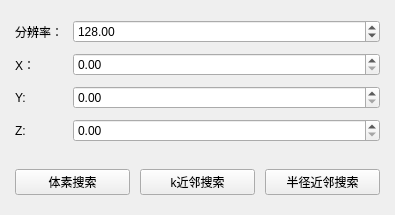
<?xml version="1.0" encoding="UTF-8"?>
<ui version="4.0">
 <class>QOctreeLabel</class>
 <widget class="QWidget" name="QOctreeLabel">
  <property name="geometry">
   <rect>
    <x>0</x>
    <y>0</y>
    <width>395</width>
    <height>215</height>
   </rect>
  </property>
  <property name="windowTitle">
   <string>八叉树</string>
  </property>
  <layout class="QVBoxLayout" name="verticalLayout">
   <property name="spacing">
    <number>10</number>
   </property>
   <property name="leftMargin">
    <number>15</number>
   </property>
   <property name="topMargin">
    <number>20</number>
   </property>
   <property name="rightMargin">
    <number>15</number>
   </property>
   <property name="bottomMargin">
    <number>20</number>
   </property>
   <item>
    <layout class="QFormLayout" name="formLayout">
     <item row="0" column="0">
      <widget class="QLabel" name="label">
       <property name="sizePolicy">
        <sizepolicy hsizetype="Preferred" vsizetype="Preferred">
         <horstretch>0</horstretch>
         <verstretch>0</verstretch>
        </sizepolicy>
       </property>
       <property name="text">
        <string>分辨率：</string>
       </property>
      </widget>
     </item>
     <item row="0" column="1">
      <widget class="QDoubleSpinBox" name="doubleSpinBox">
       <property name="maximum">
        <double>999999.989999999990687</double>
       </property>
       <property name="singleStep">
        <double>1.000000000000000</double>
       </property>
       <property name="value">
        <double>128.000000000000000</double>
       </property>
      </widget>
     </item>
     <item row="1" column="0">
      <widget class="QLabel" name="label_2">
       <property name="sizePolicy">
        <sizepolicy hsizetype="Preferred" vsizetype="Preferred">
         <horstretch>0</horstretch>
         <verstretch>0</verstretch>
        </sizepolicy>
       </property>
       <property name="text">
        <string>X：</string>
       </property>
      </widget>
     </item>
     <item row="1" column="1">
      <widget class="QDoubleSpinBox" name="doubleSpinBox_2">
       <property name="maximum">
        <double>99999.990000000005239</double>
       </property>
      </widget>
     </item>
     <item row="2" column="0">
      <widget class="QLabel" name="label_3">
       <property name="sizePolicy">
        <sizepolicy hsizetype="Preferred" vsizetype="Preferred">
         <horstretch>0</horstretch>
         <verstretch>0</verstretch>
        </sizepolicy>
       </property>
       <property name="text">
        <string>Y:</string>
       </property>
      </widget>
     </item>
     <item row="2" column="1">
      <widget class="QDoubleSpinBox" name="doubleSpinBox_3">
       <property name="maximum">
        <double>9999.989999999999782</double>
       </property>
      </widget>
     </item>
     <item row="3" column="0">
      <widget class="QLabel" name="label_4">
       <property name="sizePolicy">
        <sizepolicy hsizetype="Preferred" vsizetype="Preferred">
         <horstretch>0</horstretch>
         <verstretch>0</verstretch>
        </sizepolicy>
       </property>
       <property name="text">
        <string>Z:</string>
       </property>
      </widget>
     </item>
     <item row="3" column="1">
      <widget class="QDoubleSpinBox" name="doubleSpinBox_4">
       <property name="maximum">
        <double>9999.989999999999782</double>
       </property>
      </widget>
     </item>
    </layout>
   </item>
   <item>
    <layout class="QHBoxLayout" name="horizontalLayout">
     <property name="spacing">
      <number>10</number>
     </property>
     <item>
      <widget class="QPushButton" name="v_search">
       <property name="sizePolicy">
        <sizepolicy hsizetype="Minimum" vsizetype="Fixed">
         <horstretch>0</horstretch>
         <verstretch>0</verstretch>
        </sizepolicy>
       </property>
       <property name="text">
        <string>体素搜索</string>
       </property>
      </widget>
     </item>
     <item>
      <widget class="QPushButton" name="k_search">
       <property name="text">
        <string>k近邻搜索</string>
       </property>
      </widget>
     </item>
     <item>
      <widget class="QPushButton" name="r_search">
       <property name="text">
        <string>半径近邻搜索</string>
       </property>
      </widget>
     </item>
    </layout>
   </item>
  </layout>
 </widget>
 <resources/>
 <connections/>
</ui>
